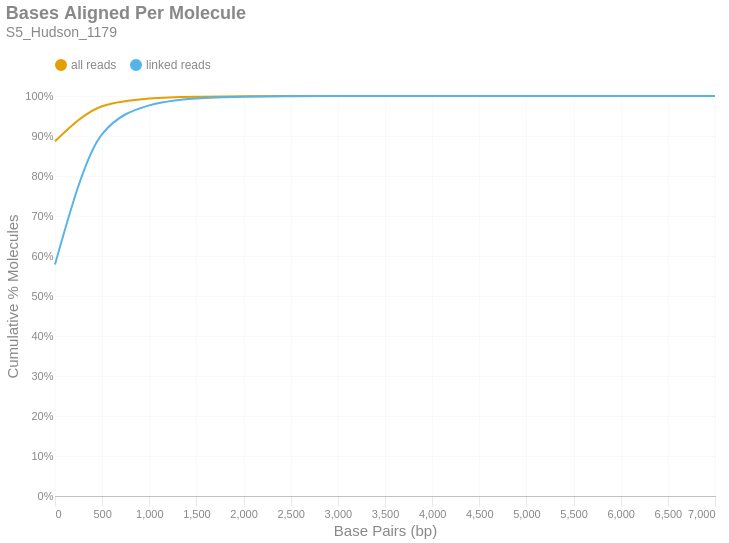

Notebook code for this chart:
### Markdown cell above
### Bases Aligned Per Molecule
This is a cumulative frequency distribution showing the number of base pairs aligned per unique molecule. These data are shown in 500 bp bins. There are two distributions: one with `all reads` (yellow) and another with only `linked reads` (blue). The percent of molecules in the `linked reads` distribution is relative to the total number of linked molecules.

### Code cell
if SKIPLR:
    print_html(f"Skipped")
else:
    binned_df = consolidated_hist(valids['aligned_bp'], mask, 500, True)
    with SafeRender(binned_df):
        (
            density_plot(binned_df, 'Bases Aligned Per Molecule', samplename, 'basesper')
            .encode(
                x=alt.X('bin:Q', title="Base Pairs (bp)").axis(tickMinStep=500).scale(padding=0),
                y=alt.Y('value:Q', title='Cumulative % Molecules')
                    .axis(format='%')
                    .scale(domain = [0,1])
                    .stack(False),
                color=alt.Color("key:N").scale(domain = ["all reads", "linked reads"]),
                tooltip = [
                    alt.Tooltip("key:N", title = "Data Type"),
                    alt.Tooltip("range_label:N", title="Bases Aligned Per Molecule"),
                    alt.Tooltip("value:Q", format = ".2%", title="% Molecules (Cum.)")
                ]
            )
        ).display()

### Figure 1 — Vega-Lite specification as saved in the notebook (floating-point values rounded to 4 significant figures)
{"width": "container", "height": 400, "config": {"title": {"anchor": "start", "dy": -15, "fontSize": 18, "color": "#888888", "subtitleColor": "#888888", "subtitleFontSize": 14}, "arc": {"fill": "#0072B2"}, "axis": {"domainColor": "#888888", "domainWidth": 0.5, "gridWidth": 0.2, "grid": false, "titleFontWeight": 400, "titleFontSize": 15, "labelFontSize": 11, "labelColor": "#888888", "tickColor": "#888888", "tickWidth": 0.2, "titleColor": "#888888"}, "axisBand": {"grid": false}, "axisX": {"grid": true, "tickSize": 10, "domainCap": "round"}, "axisY": {"domain": false, "grid": true, "tickSize": 0, "domainCap": "round"}, "background": "transparent", "header": {"labelFontSize": 15, "labelColor": "#888888", "titleFontSize": 15, "titleFontWeight": 600, "titleColor": "#888888"}, "legend": {"labelFont": "sans-serif", "labelFontSize": 12, "labelColor": "#888888", "symbolSize": 100, "symbolType": "circle", "titleFontSize": 12, "titlePadding": 10, "titleColor": "#888888", "title": null, "orient": "top"}, "range": {"category": ["#E69F00", "#56B4E9", "#009E73", "#F0E442", "#0072B2", "#D55E00", "#CC79A7", "#000000"], "diverging": ["#cfe8f3", "#a2d4ec", "#73bfe2", "#46abdb", "#1696d2", "#12719e"]}, "area": {"fill": "#0072B2", "fillOpacity": 0.7, "line": true, "strokeOpacity": 0.7}, "line": {"color": "#0072B2", "stroke": "#0072B2", "strokeWidth": 2}, "trail": {"color": "#0072B2", "stroke": "#0072B2", "strokeWidth": 0, "size": 1}, "point": {"filled": true, "fillOpacity": 1.0, "size": 95}, "text": {"color": "#888888", "fontSize": 11, "align": "right", "fontWeight": 400, "size": 11}, "bar": {"fill": "#0072B2", "stroke": null}, "view": {"stroke": null, "continuousWidth": 660, "continuousHeight": 400}}, "data": {"name": "data-daf79e2f6fe6ccda7b22636d134cd9a5"}, "mark": {"type": "line", "interpolate": "monotone", "point": {"opacity": 0, "size": 275}}, "encoding": {"color": {"field": "key", "scale": {"domain": ["all reads", "linked reads"]}, "type": "nominal"}, "tooltip": [{"field": "key", "title": "Data Type", "type": "nominal"}, {"field": "range_label", "title": "Bases Aligned Per Molecule", "type": "nominal"}, {"field": "value", "format": ".2%", "title": "% Molecules (Cum.)", "type": "quantitative"}], "x": {"axis": {"tickMinStep": 500}, "field": "bin", "scale": {"padding": 0}, "title": "Base Pairs (bp)", "type": "quantitative"}, "y": {"axis": {"format": "%"}, "field": "value", "scale": {"domain": [0, 1]}, "stack": false, "title": "Cumulative % Molecules", "type": "quantitative"}}, "params": [{"name": "param_c36ac31b6afebe62", "select": {"type": "point", "fields": ["key"]}, "bind": "legend"}], "title": {"text": "Bases Aligned Per Molecule", "subtitle": "S5_Hudson_1179"}, "transform": [{"fold": ["all reads (cumsum)", "linked reads (cumsum)"]}, {"calculate": "replace(datum.key, ' (cumsum)', '')", "as": "key"}, {"filter": {"param": "param_c36ac31b6afebe62"}}], "usermeta": {"embedOptions": {"downloadFileName": "S5_Hudson_1179.basesper"}}, "$schema": "https://vega.github.io/schema/vega-lite/v6.1.0.json", "datasets": {"data-daf79e2f6fe6ccda7b22636d134cd9a5": [{"bin": "0.0", "interval": "0.0-500.0", "all reads": 0.8868, "linked reads": 0.579, "all reads (cumsum)": 0.8868, "linked reads (cumsum)": 0.579, "range_label": "0-499"}, {"bin": "500.0", "interval": "500.0-1000.0", "all reads": 0.0877, "linked reads": 0.3259, "all reads (cumsum)": 0.9745, "linked reads (cumsum)": 0.9049, "range_label": "500-999"}, {"bin": "1000.0", "interval": "1000.0-1500.0", "all reads": 0.01921, "linked reads": 0.07171, "all reads (cumsum)": 0.9937, "linked reads (cumsum)": 0.9766, "range_label": "1000-1499"}, {"bin": "1500.0", "interval": "1500.0-2000.0", "all reads": 0.004632, "linked reads": 0.0173, "all reads (cumsum)": 0.9984, "linked reads (cumsum)": 0.9939, "range_label": "1500-1999"}, {"bin": "2000.0", "interval": "2000.0-2500.0", "all reads": 0.001191, "linked reads": 0.004447, "all reads (cumsum)": 0.9996, "linked reads (cumsum)": 0.9984, "range_label": "2000-2499"}, {"bin": "2500.0", "interval": "2500.0-3000.0", "all reads": 0.0002979, "linked reads": 0.001112, "all reads (cumsum)": 0.9999, "linked reads (cumsum)": 0.9995, "range_label": "2500-2999"}, {"bin": "3000.0", "interval": "3000.0-3500.0", "all reads": 9.213e-05, "linked reads": 0.000344, "all reads (cumsum)": 1.0, "linked reads (cumsum)": 0.9998, "range_label": "3000-3499"}, {"bin": "3500.0", "interval": "3500.0-4000.0", "all reads": 3.106e-05, "linked reads": 0.000116, "all reads (cumsum)": 1.0, "linked reads (cumsum)": 0.9999, "range_label": "3500-3999"}, {"bin": "4000.0", "interval": "4000.0-4500.0", "all reads": 9.824e-06, "linked reads": 3.668e-05, "all reads (cumsum)": 1.0, "linked reads (cumsum)": 1.0, "range_label": "4000-4499"}, {"bin": "4500.0", "interval": "4500.0-5000.0", "all reads": 4.514e-06, "linked reads": 1.685e-05, "all reads (cumsum)": 1.0, "linked reads (cumsum)": 1.0, "range_label": "4500-4999"}, {"bin": "5000.0", "interval": "5000.0-5500.0", "all reads": 1.593e-06, "linked reads": 5.949e-06, "all reads (cumsum)": 1.0, "linked reads (cumsum)": 1.0, "range_label": "5000-5499"}, {"bin": "5500.0", "interval": "5500.0-6000.0", "all reads": 5.31e-07, "linked reads": 1.983e-06, "all reads (cumsum)": 1.0, "linked reads (cumsum)": 1.0, "range_label": "5500-5999"}, {"bin": "6000.0", "interval": "6000.0-6500.0", "all reads": 3.983e-07, "linked reads": 1.487e-06, "all reads (cumsum)": 1.0, "linked reads (cumsum)": 1.0, "range_label": "6000-6499"}, {"bin": "6500.0", "interval": "6500.0-7000.0", "all reads": 1.328e-07, "linked reads": 4.957e-07, "all reads (cumsum)": 1.0, "linked reads (cumsum)": 1.0, "range_label": "6500-6999"}, {"bin": "7000.0", "interval": "7000.0-7500.0", "all reads": 1.328e-07, "linked reads": 4.957e-07, "all reads (cumsum)": 1.0, "linked reads (cumsum)": 1.0, "range_label": "7000-7499"}]}}
